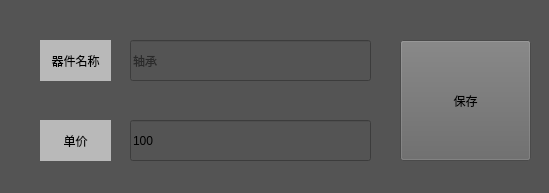
<?xml version="1.0" encoding="UTF-8"?>
<ui version="4.0">
 <class>CreateAndUpdateForm</class>
 <widget class="QWidget" name="CreateAndUpdateForm">
  <property name="geometry">
   <rect>
    <x>0</x>
    <y>0</y>
    <width>549</width>
    <height>193</height>
   </rect>
  </property>
  <property name="windowTitle">
   <string>Form</string>
  </property>
  <property name="styleSheet">
   <string notr="true">background-color: rgb(84, 84, 84);</string>
  </property>
  <widget class="QPushButton" name="pushButton">
   <property name="geometry">
    <rect>
     <x>400</x>
     <y>40</y>
     <width>131</width>
     <height>121</height>
    </rect>
   </property>
   <property name="styleSheet">
    <string notr="true">background-color: rgb(103, 103, 103);
font: 14pt &quot;黑体&quot;;</string>
   </property>
   <property name="text">
    <string>保存</string>
   </property>
  </widget>
  <widget class="QLabel" name="label">
   <property name="geometry">
    <rect>
     <x>40</x>
     <y>40</y>
     <width>71</width>
     <height>41</height>
    </rect>
   </property>
   <property name="styleSheet">
    <string notr="true">background-color: rgb(185, 185, 185);</string>
   </property>
   <property name="text">
    <string>器件名称</string>
   </property>
   <property name="alignment">
    <set>Qt::AlignCenter</set>
   </property>
  </widget>
  <widget class="QLineEdit" name="lineEdit">
   <property name="geometry">
    <rect>
     <x>130</x>
     <y>40</y>
     <width>241</width>
     <height>41</height>
    </rect>
   </property>
   <property name="contextMenuPolicy">
    <enum>Qt::PreventContextMenu</enum>
   </property>
   <property name="placeholderText">
    <string>轴承</string>
   </property>
  </widget>
  <widget class="QLabel" name="label_2">
   <property name="geometry">
    <rect>
     <x>40</x>
     <y>120</y>
     <width>71</width>
     <height>41</height>
    </rect>
   </property>
   <property name="styleSheet">
    <string notr="true">background-color: rgb(185, 185, 185);</string>
   </property>
   <property name="text">
    <string>单价</string>
   </property>
   <property name="alignment">
    <set>Qt::AlignCenter</set>
   </property>
  </widget>
  <widget class="QLineEdit" name="lineEdit_2">
   <property name="geometry">
    <rect>
     <x>130</x>
     <y>120</y>
     <width>241</width>
     <height>41</height>
    </rect>
   </property>
   <property name="contextMenuPolicy">
    <enum>Qt::PreventContextMenu</enum>
   </property>
   <property name="text">
    <string>100</string>
   </property>
   <property name="placeholderText">
    <string>100</string>
   </property>
  </widget>
 </widget>
 <resources/>
 <connections/>
</ui>
